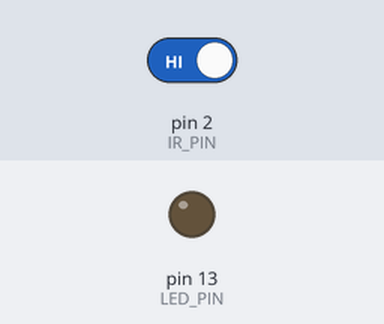
The sketch below on a simulated Arduino Uno, built with avr-gcc and run on an emulated ATmega328P. Shown: output pins drawn as LEDs (lit = HIGH). The test bench sets the inputs (shaded band); at power-on: pin 2 (IR_PIN) HIGH.

Above: at 1.2 s.
1.3 s: pin 2 (IR_PIN) driven LOW
At 2.1 s:
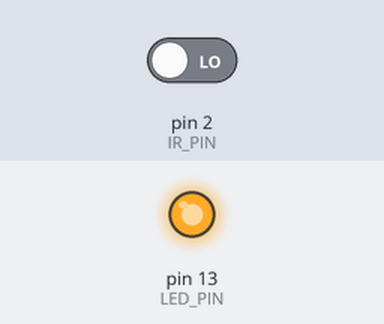
2.8 s: pin 2 (IR_PIN) driven HIGH
At 3.2 s:
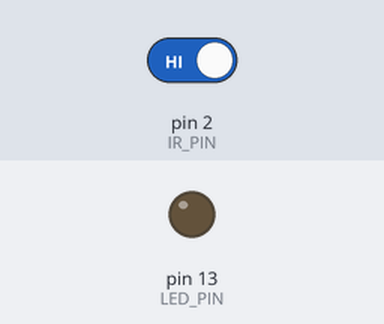
Timing chart, 0 to 5.8 s (numbered marks = the images above; inputs shaded):
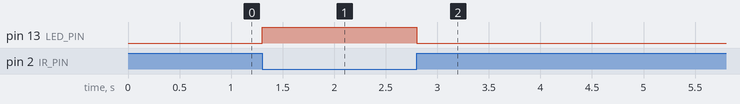

Measured:
- after the input at 1.3 s, pin 13 (LED_PIN): LOW → HIGH at once
- after the input at 2.8 s, pin 13 (LED_PIN): HIGH → LOW at once

The sketch:

ir_sensor.ino
```cpp
#define IR_PIN 2
#define LED_PIN 13

void setup() {
  pinMode(IR_PIN, INPUT);
  pinMode(LED_PIN, OUTPUT);
}

void loop() {
  int sensorState = digitalRead(IR_PIN);

  // Most IR sensors output LOW when object is detected
  if (sensorState == LOW) {
    digitalWrite(LED_PIN, HIGH);   // Object detected → LED ON
  } else {
    digitalWrite(LED_PIN, LOW);    // No object → LED OFF
  }
}
```
